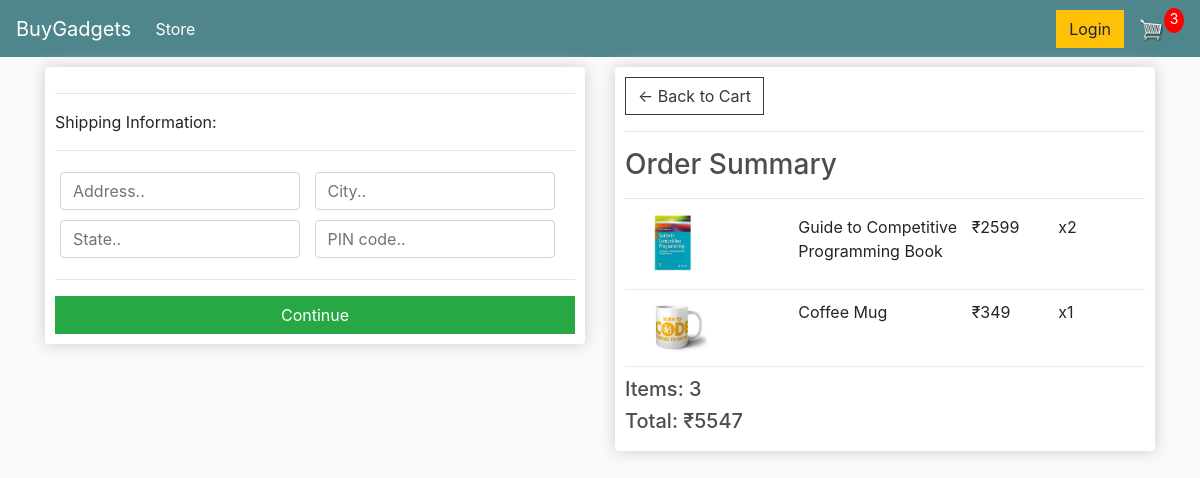
Before: /checkout/ (signed in) with the older database file.
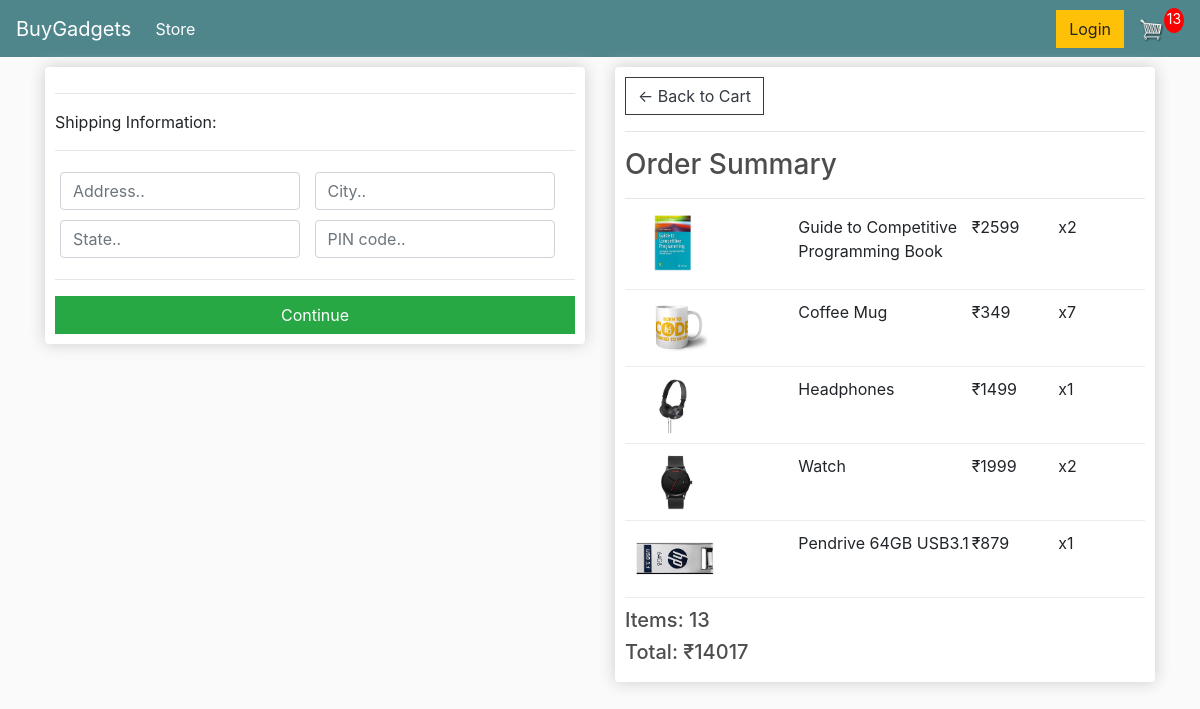
After: the same page with the newer database file.
### store/models.py (models this page shows, shortened)
class OrderItem(models.Model):
    product = models.ForeignKey(Product, on_delete=models.SET_NULL, null=True)
    order = models.ForeignKey(Order, on_delete=models.SET_NULL, null=True)
    quantity = models.IntegerField(default=0, null=True, blank=True)
    date_added = models.DateTimeField(auto_now_add=True)
    @property
    def get_total(self):
        total = self.product.price * self.quantity
        return total

class Product(models.Model):
    name = models.CharField(max_length=200)
    price = models.FloatField()
    digital = models.BooleanField(default=False, null=True, blank=True)
    image = models.ImageField(null=True, blank=True)
    @property
    def imageURL(self):
        try:
            url = self.image.url
        except:
            url = ""
        return url

class Order(models.Model):
    customer = models.ForeignKey(Customer, on_delete=models.SET_NULL, null=True, blank=True)
    date_ordered = models.DateTimeField(auto_now_add=True)
    complete = models.BooleanField(default=False)
    transaction_id = models.CharField(max_length=100, null=True)
    @property
    def shipping(self):
        orderitems = self.orderitem_set.all()
        shipping = False
        for i in orderitems:
            if i.product.digital == False:
                shipping = True
        return shipping
    @property
    def get_cart_total(self):
        orderitems = self.orderitem_set.all()
        total = sum([item.get_total for item in orderitems])
        return total
    @property
    def get_cart_items(self):
        orderitems = self.orderitem_set.all()
        total = sum([item.quantity for item in orderitems])
        return total

### store/views.py (the view)
# urls.py: path('checkout/', views.checkout, name='checkout'),
def checkout(request):
    if request.user.is_authenticated:
        customer = request.user.customer
        order, created = Order.objects.get_or_create(customer=customer, complete=False)
        items = order.orderitem_set.all()
        cartItems = order.get_cart_items
    else:
        items = []
        order = {'get_cart_total': 0, 'get_cart_items': 0, 'shipping': False}
        cartItems = order['get_cart_items']
    context = {'items': items, 'order': order, 'cartItems': cartItems}
    return render(request, 'store/checkout.html', context)

### store/templates/store/checkout.html (shortened to what this page needs)
{% extends 'store/main.html' %}
{% load static %}
{% block content %}
    <div class="row">
        <div class="col-lg-6">
            <div class="box-element" id="form-wrapper">
                <form id="form">
                    <div id="shipping-info">
                        <hr>
                        <p>Shipping Information:</p>
                        <hr>
                        <div class="form-field">
                            <input required class="form-control" type="text" name="address" placeholder="Address..">
                        </div>
                        <div class="form-field">
                            <input required class="form-control" type="text" name="city" placeholder="City..">
                        </div>
                        <div class="form-field">
                            <input required class="form-control" type="text" name="state" placeholder="State..">
                        </div>
                        <div class="form-field">
                            <input required class="form-control" type="text" name="zipcode" placeholder="PIN code..">
                        </div>
                    </div>
                    <hr>
                    <input id="form-button" class="btn btn-success btn-block" type="submit" value="Continue">
                </form>
            </div>
            <br>
        </div>
        <div class="col-lg-6">
            <div class="box-element">
                <a class="btn btn-outline-dark" href="{% url 'cart' %}">&#x2190; Back to Cart</a>
                <hr>
                <h3>Order Summary</h3>
                <hr>
                {% for item in items %}
                    <div claSS="cart-row">
                        <div style="flex:2"><img class="row-image" src="{{ item.product.imageURL }}"></div>
                        <div style="flex:2"><p>{{ item.product.name }}</p></div>
                        <div style="flex:1"><p>₹{{ item.product.price| floatformat:0 }}</p></div>
                        <div style="flex:1"><p>x{{ item.quantity }}</p></div>
                    </div>
                {% endfor %}
                <h5>Items: {{ order.get_cart_items }}</h5>
                <h5>Total: ₹{{ order.get_cart_total| floatformat:0 }}</h5>
            </div>
        </div>
    </div>
{% endblock content %}

Changed rows visible on the page:
changed OrderItem "Coffee Mug": quantity "1" → "7"
added OrderItem: product.imageURL (picture), product.name "Headphones", product.price "1499", quantity "1"
added OrderItem: product.imageURL (picture), product.name "Watch", product.price "1999", quantity "2"
added OrderItem: product.imageURL (picture), product.name "Pendrive 64GB USB3.1", product.price "879", quantity "1"
changed through a linked row, Order: get_cart_items "3" → "13"; get_cart_total "5547" → "14017"
Other visible differences:
{{ cartItems }}: "3" → "13"
